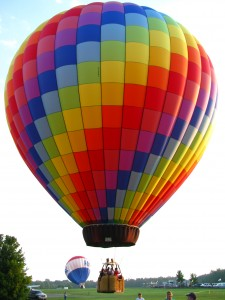
#> input picture dataset/balloon.jpg, 225 x 300 px
$ jupyter execute '03-Clases de datos.ipynb'
#> lines starting #> are read from the running program, lines starting #| are printed output that depends on the picture; after the words box and inside, x2 and y2 are one past the last pixel; in counts of white or black regions, pixels touching at a corner belong together; long printed decimals are rounded
# Procesamiento de imágenes #03
### Clases de datos

Dra. C. Miriela Escobedo Nicot

### Clases de datos
Para las coordenadas de una imagen se trabaja con valores enteros, sin embargo los valores de los píxeles no se restringen a enteros.

En Python podemos trabajar con imágenes que usan diferentes tipos de datos para almacenar los valores de un pixel

Nombre | Descripción
-- | --
float64 | Doble precisión, números decimales con punto flotante
uint8 | Enteros sin signo de 8 bits en un rango [0, 255]
uint16 | Enteros sin signo de 16 bits en un rango [0, 65535]
uint32 | Enteros sin signo de 32 bits
int8 | Enteros con signo de 8 bits en un rango [-128, 127]
int16 | Enteros con signo de 16 bits
int32 | Enteros con signo de 32 bits
bool | Valores de True o False, tambien representados por 0 y 1

### Tipos de imágenes

* Imágenes de intensidad
* Imágenes binarias
* Imágenes indexadas
* Imágenes RGB

La mayoría de las operaciones del procesamiento de imágenes monocromáticas se lleva a cabo utilizando imágenes binarias o de intensidad, por lo que nuestro enfoque inicial se centrará sobre estos dos tipos de imágenes.

Las imágenes de color RGB y las indexadas serán objeto de un tratamiento posterior.

### Imágenes de intensidad

* Una imagen de intensidad es una matriz cuyos valores se han reducido para representar las intensidades.

* Cuando los elementos de una imagen de intensidad son de clase `uint8`, o `uint16`, tienen valores enteros en el rango [0, 255] y [0, 65535], respectivamente

* Si la imagen es de tipo `float64`, los valores son números en punto flotante. Los valores de intensidad son escalados al intervalo [0, 1]

##### Ejemplo: tomar una imagen en RGB y llevarla a escala de grises y escalar su valor al intervalo [0, 1]

[cell 1]
# Importamos las bibliotecas necesarias

from pylab import *
from skimage.color import rgb2gray

[cell 2]
# Cargar imagen desde el disco y almacenar su matriz

A = imread("dataset/balloon.jpg")
#> A is the input picture: shape (300, 225, 3); mean R, G, B 170.1, 140.5, 129.3

[cell 3]
A.shape
#> Out = (300, 225, 3)

[cell 4]
A.dtype

[cell 5]
print(A.min(), A.max()) # Rango [0, 255]
#| 0 255

[cell 6]
imshow(A)

[cell 7]
# Convertir imagen a escala de grises
AG = rgb2gray(A)
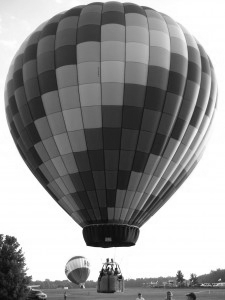
#> AG: shape (300, 225) float64; min 0.0331, max 1, mean 0.572

[cell 8]
AG.shape
#> Out = (300, 225)

[cell 9]
AG.dtype

[cell 10]
# Rango
print(AG.min(), AG.max())
#| 0.03308 1.0

[cell 11]
imshow(AG, cmap="gray")

Como podemos ver la función `rgb2gray` nos devuelve la imágen en escala de grises pero con tipo `float64` y escalada en el rango [0, 1], esto se hace para agilizar las operaciones matriciales que se realizan para el procesamiento de las imágenes, y la función `imshow` reconoce automáticamante cuando una imagen esta reescalada para mostrarla de manera correcta.

### Imágenes binarias

* Una imagen binaria es una matriz lógica de 0 y 1.
* En el caso de Python se ven representadas por los valores True y False, correspondientes por 1 y 0 respectivamente, y su tipo de datos es `bool`.

##### Ejemplo de imagen binaria

[cell 12]
from skimage.data import horse # importar imagen del dataset de la biblioteca skimage

[cell 13]
binary_image = horse() # cargar imagen
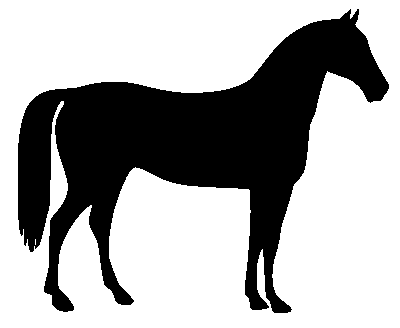
#> input picture skimage.data.horse(), 400 x 328 px
#> binary_image is the input picture: shape (328, 400) bool; 66.9% white; 1 black region, box (x1, y1, x2, y2) and area: (18, 9, 389, 313) 43412

[cell 14]
imshow(binary_image, cmap="binary")

[cell 15]
binary_image.dtype

[cell 16]
binary_image

##### Guardar una imagen binaria

[cell 17]
imsave("dataset/outputs/binary_image.jpg", binary_image, cmap="binary")
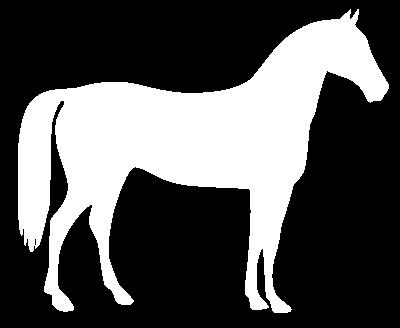
#> saved as binary_image.jpg: shape (328, 400, 3); min 0, max 255, mean 84.4

Sin embargo cuando volvemos a cargar esta imagen desde el disco se carga como una imagen con formato RGB

[cell 18]
T = imread("dataset/outputs/binary_image.jpg")

[cell 19]
T.shape
#> Out = (328, 400, 3)

[cell 20]
T.dtype

[cell 21]
imshow(T)

[cell 22]
print(T.min(), T.max())
#| 0 255

Posteriormente se estudiaran métodos efectivos para convertir imágenes desde escala de grises a binarias.

Ahora podemos ver un ejemplo sencillo de como binarizar una imagen en Python.

[cell 23]
imshow(A) # Tenemos esta imagen almacenada en A

Lo que podemos hacer es convertir a $A$ a escala de grises y luego comparar cada uno de sus valores con 0.5, los que sean menores seran llevados a `True` y los que sean mayores a `False`

[cell 24]
ABin = rgb2gray(A) < 0.5
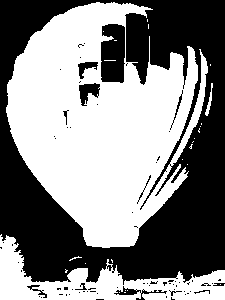
#> ABin: shape (300, 225) bool; 52.7% white; 73 black regions (60 under 20 px), largest, box (x1, y1, x2, y2) and area: (0, 0, 225, 285) 29519, (101, 24, 125, 83) 1265, (79, 83, 100, 106) 282

[cell 25]
imshow(ABin, cmap="binary")

Al número con que se comparan los valores de los pixeles para realizar este procedimiento se le llama umbral.

[cell 26]
imsave("dataset/outputs/balloon_binary.jpg", ABin, cmap="binary")
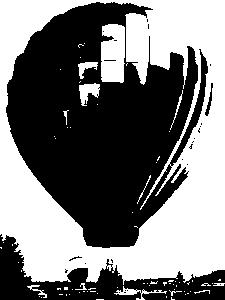
#> saved as balloon_binary.jpg: shape (300, 225, 3); min 0, max 255, mean 120.7

$ run again, with dataset/flores.tif saved as dataset/balloon.jpg
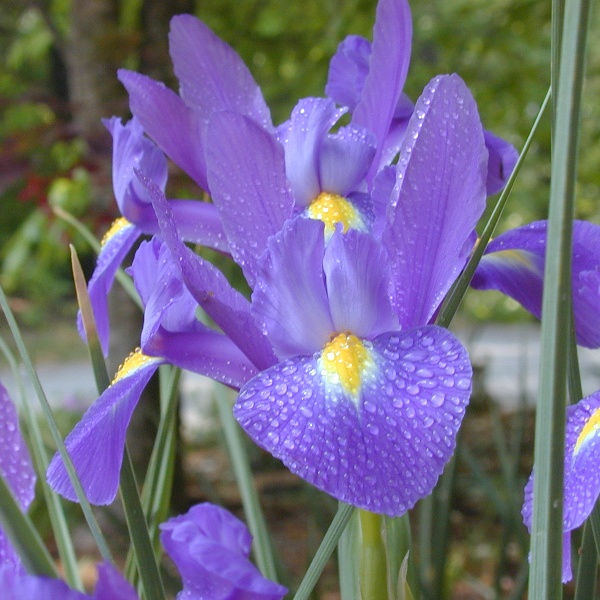
#> input picture dataset/flores.tif, 600 x 600 px
#> A is the input picture: shape (600, 600, 3); mean R, G, B 115.1, 105.9, 136.9
#| 0 255
#| 0.08519 1.0
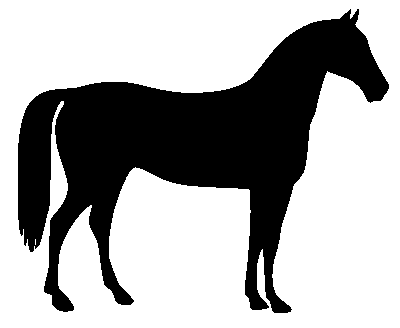
#> input picture skimage.data.horse(), 400 x 328 px
#> binary_image is the input picture: shape (328, 400) bool; 66.9% white; 1 black region, box (x1, y1, x2, y2) and area: (18, 9, 389, 313) 43412
#| 0 255
#> ABin: shape (600, 600) bool; 72% white; 1011 black regions (886 under 20 px), largest, box (x1, y1, x2, y2) and area: (179, 86, 405, 579) 30286, (0, 180, 208, 593) 20315, (393, 0, 581, 600) 17501
#> `imsave("dataset/outputs/balloon_binary.jpg", ABin, cmap="binary")`:
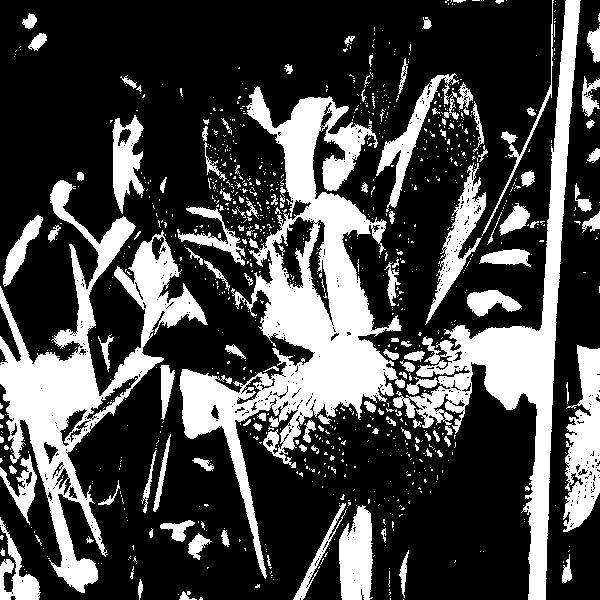
#> saved as balloon_binary.jpg: shape (600, 600, 3); min 0, max 255, mean 71.7

$ run again, with dataset/mandril_color.tif saved as dataset/balloon.jpg
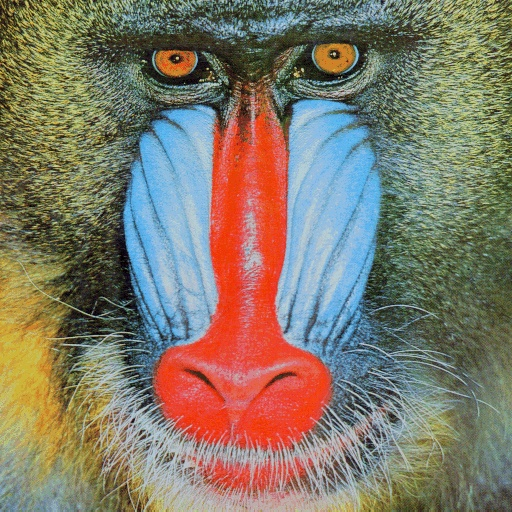
#> input picture dataset/mandril_color.tif, 512 x 512 px
#> A is the input picture: shape (512, 512, 3); mean R, G, B 129.6, 121.6, 105.2
#| 0 255
#| 0.0008333 0.8118
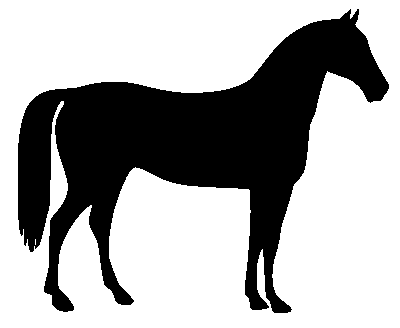
#> input picture skimage.data.horse(), 400 x 328 px
#> binary_image is the input picture: shape (328, 400) bool; 66.9% white; 1 black region, box (x1, y1, x2, y2) and area: (18, 9, 389, 313) 43412
#| 0 255
#> ABin: shape (512, 512) bool; 55.2% white; 2365 black regions (2228 under 20 px), largest, box (x1, y1, x2, y2) and area: (0, 245, 472, 512) 40663, (274, 98, 386, 376) 19458, (124, 105, 219, 347) 16200
#> `imsave("dataset/outputs/balloon_binary.jpg", ABin, cmap="binary")`:
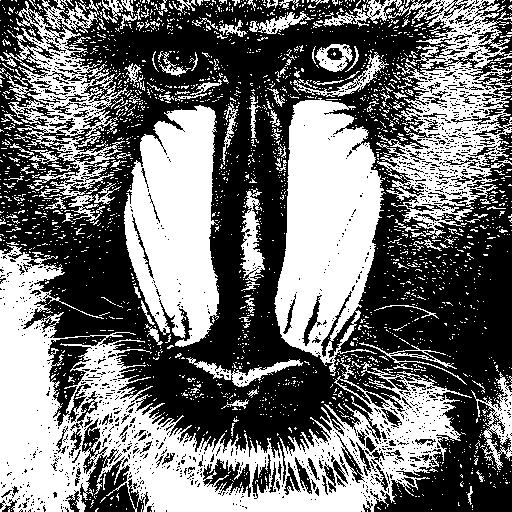
#> saved as balloon_binary.jpg: shape (512, 512, 3); min 0, max 255, mean 114.7
